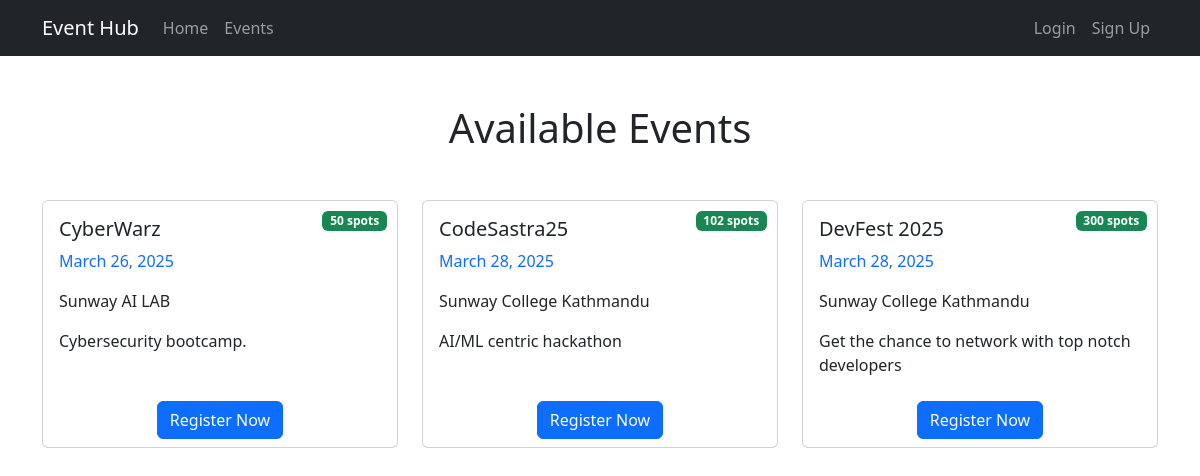
Page /event-registration/ on the earlier database version.
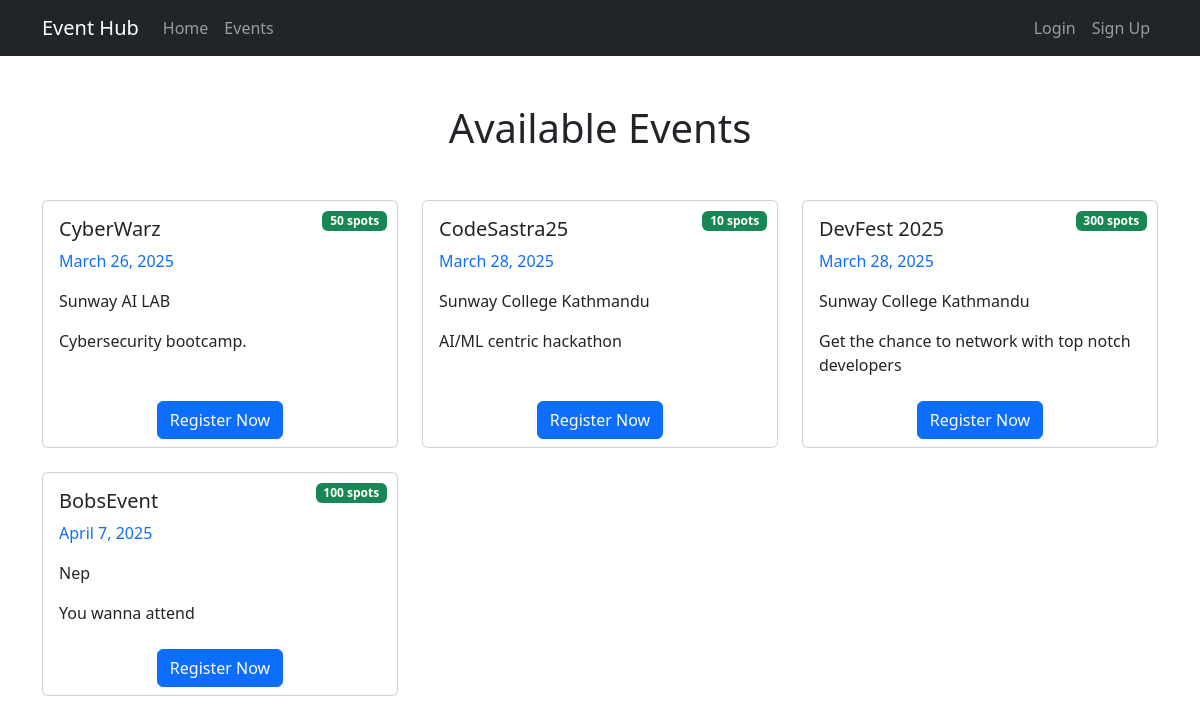
Same page on the later database version.
### events/models.py (models this page shows, shortened)
class Event(models.Model):
    title = models.CharField(max_length=200)
    description = models.TextField()
    date = models.DateTimeField(default=timezone.now)
    location = models.CharField(max_length=200)
    capacity = models.PositiveBigIntegerField()
    created_by = models.ForeignKey(User, on_delete=models.CASCADE, related_name='created_events')
    created_at = models.DateTimeField(auto_now_add=True)
    updated_at = models.DateTimeField(auto_now=True)
    @property
    def spots_left(self):
        from event_registration.models import Registration
        registered = Registration.objects.filter(event=self).count()
        return max(0, self.capacity - registered)
    @property
    def is_full(self):
        return self.spots_left == 0

### event_registration/views.py (the view)
# urls.py: path('', views.event_list, name='event_list'),
def event_list(request):
    events = Event.objects.all().order_by("date")
    return render(request, "event_registration/event_list.html", {"events": events})

### event_registration/templates/event_registration/event_list.html (shortened to what this page needs)
<!DOCTYPE html>
<html lang="en">
<head>
    <link href="https://cdn.jsdelivr.net/npm/bootstrap@5.3.0/dist/css/bootstrap.min.css" rel="stylesheet">
</head>
<body>
    {% include 'navbar.html' %}
    <div class="container py-5">
        <h1 class="text-center mb-5">Available Events</h1>
        {% if events %}
            <div class="row row-cols-1 row-cols-md-2 row-cols-lg-3 g-4">
                {% for event in events %}
                    <div class="col">
                        <div class="card event-card h-100">
                            {% if event.is_full %}
                                <span class="badge bg-danger capacity-badge">Full</span>
                            {% else %}
                                <span class="badge bg-success capacity-badge">{{ event.capacity }} spots</span>
                            {% endif %}
                            <div class="card-body">
                                <h5 class="card-title">{{ event.title }}</h5>
                                <p class="card-text event-date">
                                     {{ event.date|date:"F j, Y" }}
                                </p>
                                <p class="card-text">
                                     {{ event.location }}
                                </p>
                                <p class="card-text">{{ event.description|truncatechars:100 }}</p>
                            </div>
                            <div class="card-footer text-center">
                                {% if event.is_full %}
                                    <button class="btn btn-secondary" disabled>Event Full</button>
                                {% else %}
                                    <a href="{% url 'register_event' event.id %}" class="btn btn-primary">Register Now</a>
                                {% endif %}
                            </div>
                        </div>
                    </div>
                {% endfor %}
            </div>
        {% else %}
            <div class="text-center">
                <p class="lead">No events available at the moment.</p>
                <a href="{% url 'eventlandingPage' %}" class="btn btn-outline-primary">Return to Home</a>
            </div>
        {% endif %}
    </div>
</body>
</html>

Differences in the rows shown:
changed Event "CodeSastra25": capacity "102" → "10"
added Event: capacity "100", title "BobsEvent", date "April 7, 2025", location "Nep", description "You wanna attend", shows "Register Now"
